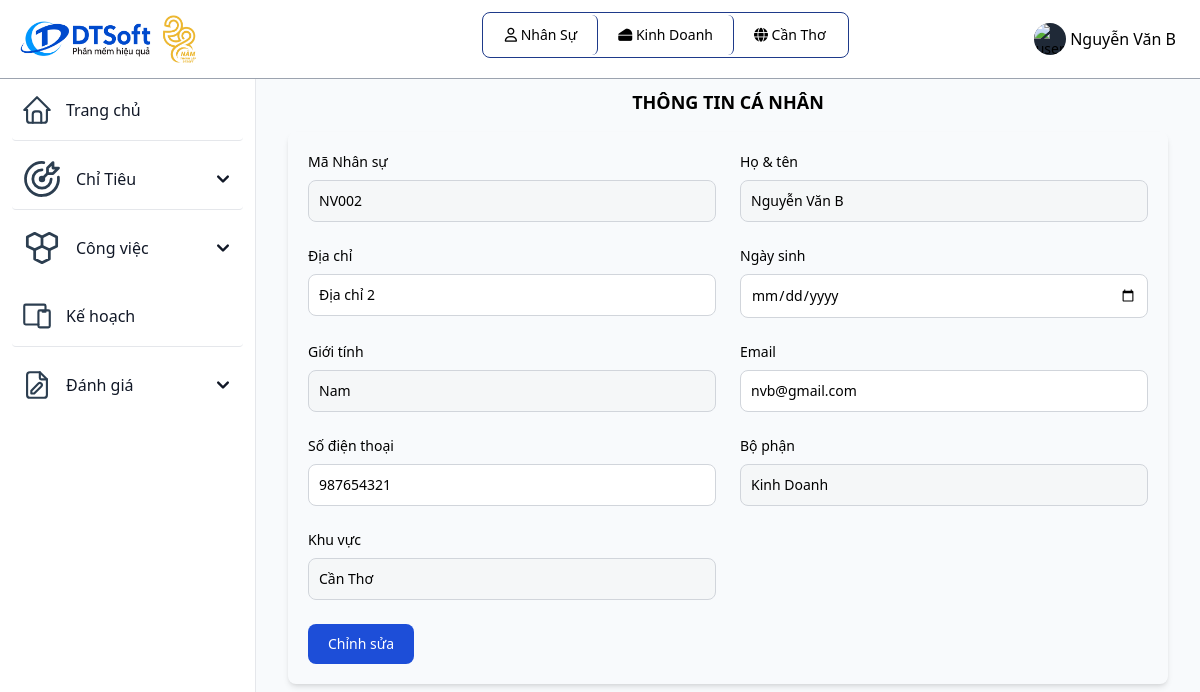
Page /thongtincanhan.php (signed in) on the earlier database version.
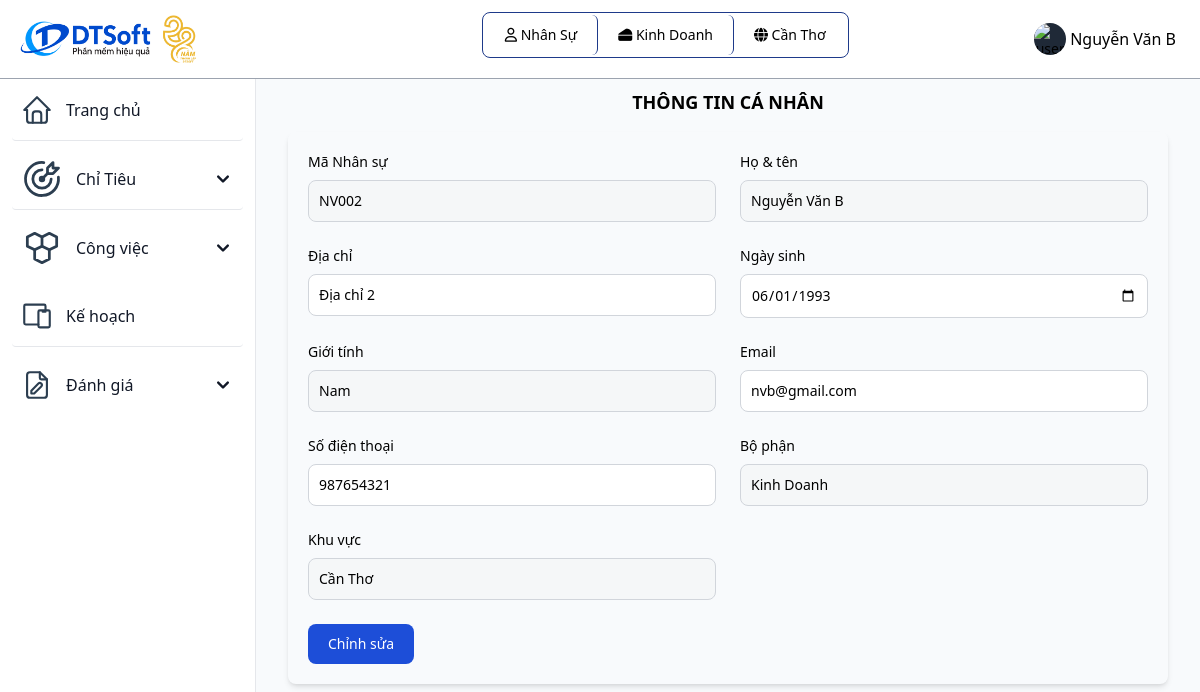
Same page on the later database version.
### tables this page shows
CREATE TABLE `nguoidung` (
  `id_nguoidung` varchar(10) NOT NULL,
  `id_bophan` varchar(10) NOT NULL,
  `id_vaitro` varchar(10) NOT NULL,
  `id_khuvuc` varchar(10) NOT NULL,
  `tennguoidung` varchar(255) NOT NULL,
  `sdt_nd` varchar(20) NOT NULL,
  `diachi_nd` varchar(255) NOT NULL,
  `email` varchar(255) NOT NULL,
  `password` varchar(255) NOT NULL,
  `ngaysinh` date NOT NULL,
  `gioitinh` varchar(255) NOT NULL
);

### thongtincanhan.php (the view, shortened to what the changed rows need)
<?php
include "inc/header.php";
include('db/database.php');
$id = $_SESSION['id_nguoidung'];
$sql = "SELECT * FROM nguoidung WHERE id_nguoidung = '$id'";
$result = mysqli_query($connect, $sql);
$row = mysqli_fetch_array($result);
?>
<div class="p-4 sm:ml-64">
    <div class="p-4 mt-14">
        <div class="mb-4">
            <div class="relative overflow-x-auto shadow-md sm:rounded-lg p-5 rounded">
                <form method="POST">
                    <div class="grid gap-6 mb-6 md:grid-cols-2">
                        <div>
                            <label for="first_name" class="block mb-2 text-sm font-medium">Mã Nhân sự</label>
                            <input type="text" name="id_ns" id="first_name" value="<?php echo $row['id_nguoidung']; ?>" class=" border border-gray-300 text-sm rounded-lg focus:ring-blue-500 focus:border-blue-500 block w-full p-2.5 dark:border-gray-600 dark:placeholder-gray-400 dark:focus:ring-blue-500 dark:focus:border-blue-500" disabled required>
                        </div>
                        <div>
                            <label for="company" class="block mb-2 text-sm font-medium">Họ & tên</label>
                            <input type="text" name="ten_ns" id="company" value="<?php echo $row['tennguoidung'] ?>" class=" border border-gray-300 text-sm rounded-lg focus:ring-blue-500 focus:border-blue-500 block w-full p-2.5 dark:border-gray-600 dark:placeholder-gray-400 dark:focus:ring-blue-500 dark:focus:border-blue-500" disabled placeholder="Flowbite" required>
                        </div>
                        <div>
                            <label for="last_name" class="block mb-2 text-sm font-medium">Địa chỉ</label>
                            <input type="text" name="diachi_nd" id="last_name" value="<?php echo $row['diachi_nd'] ?>" class=" border border-gray-300 text-sm rounded-lg focus:ring-blue-500 focus:border-blue-500 block w-full p-2.5 dark:border-gray-600 dark:placeholder-gray-400 dark:focus:ring-blue-500 dark:focus:border-blue-500" placeholder="Doe" required>
                        </div>
                        <div>
                            <label for="visitors" class="block mb-2 text-sm font-medium">Ngày sinh</label>
                            <input type="date" name="ngaysinh" value="<?php echo $row['ngaysinh'] ?>" class=" border border-gray-300 text-sm rounded-lg focus:ring-blue-500 focus:border-blue-500 block w-full p-2.5 dark:border-gray-600 dark:placeholder-gray-400 dark:focus:ring-blue-500 dark:focus:border-blue-500" placeholder="Nhập ngày sinh" required>
                        </div>
                        <div>
                            <label for="visitors" class="block mb-2 text-sm font-medium">Giới tính</label>
                            <input type="text" name="ngaysinh" value="<?php echo $row['gioitinh'] ?>" class=" border border-gray-300 text-sm rounded-lg focus:ring-blue-500 focus:border-blue-500 block w-full p-2.5 dark:border-gray-600 dark:placeholder-gray-400 dark:focus:ring-blue-500 dark:focus:border-blue-500" placeholder="Nhập ngày sinh" disabled required>
                        </div>
                        <div>
                            <label for="email" class="block mb-2 text-sm font-medium">Email</label>
                            <input type="email" name="email" id="email" value="<?php echo $row['email'] ?>" class=" border border-gray-300 text-sm rounded-lg focus:ring-blue-500 focus:border-blue-500 block w-full p-2.5 dark:border-gray-600 dark:placeholder-gray-400 dark:focus:ring-blue-500 dark:focus:border-blue-500" placeholder="abc@gmail.com" required>
                        </div>
                        <div>
                            <label for="visitors" class="block mb-2 text-sm font-medium">Số điện thoại</label>
                            <input type="number" name="sdt_nd" id="visitors" value="<?php echo $row['sdt_nd'] ?>" class=" border border-gray-300 text-sm rounded-lg focus:ring-blue-500 focus:border-blue-500 block w-full p-2.5 dark:border-gray-600 dark:placeholder-gray-400 dark:focus:ring-blue-500 dark:focus:border-blue-500" placeholder="" required>
                        </div>
                    </div>
                </form>
            </div>
        </div>
    </div>
</div>
</body>
</html>

Differences in the rows shown:
changed nguoidung "NV002": ngaysinh (not shown) → "06/01/1993"
